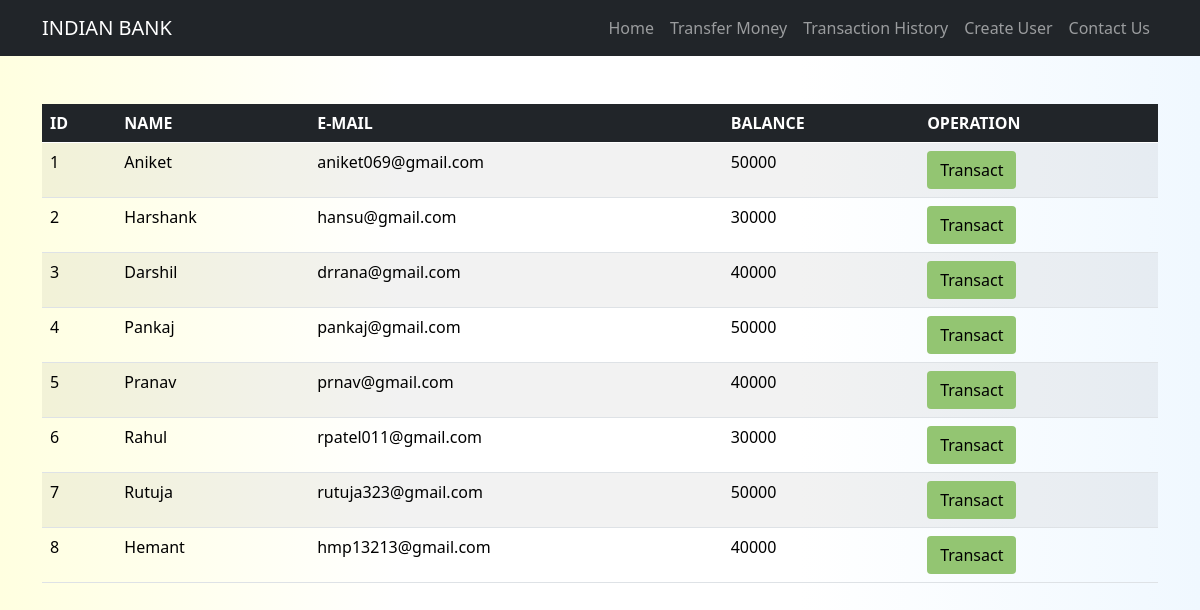
Screenshot of /transferMoney.php with the database file from the repository.
### tables this page shows
CREATE TABLE `users` (
  `id` int(3) NOT NULL,
  `name` text NOT NULL,
  `email` varchar(30) NOT NULL,
  `balance` int(8) NOT NULL
);

### transferMoney.php (the view, shortened to what this page needs)
<?php
  include 'navBar.php';
?>
<?php
    include 'Config.php';
    $sql = "SELECT * FROM users";
    $result = mysqli_query($conn,$sql);
?>
<link rel="stylesheet" type="text/css" href="//cdn.datatables.net/1.10.12/css/jquery.dataTables.min.css" />
<div class= "container">
<table id = "transfermoney" class="table  table-striped">
    <thead class="table-dark">
      <tr>
        <th scope="col">ID</th>
        <th scope="col">NAME</th>
        <th scope="col">E-MAIL</th>
        <th scope="col">BALANCE</th>
        <th scope="col">OPERATION</th>
      </tr>
    </thead>
    <tbody>
                <?php
                    while($rows=mysqli_fetch_assoc($result)){
                ?>
                    <tr style="color : black;">
                        <td class="py-2"><?php echo $rows['id'] ?></td>
                        <td class="py-2"><?php echo $rows['name']?></td>
                        <td class="py-2"><?php echo $rows['email']?></td>
                        <td class="py-2"><?php echo $rows['balance']?></td>
                        <td><a href="selecteduserdetail.php?id= <?php echo $rows['id'] ;?>"> <button type="button" class="btn">Transact</button></a></td>
                    </tr>
                <?php
                    }
                ?>
      </tbody>
</table>
</div>

### navBar.php (shortened to what this page needs)
<link href="https://cdn.jsdelivr.net/npm/bootstrap@5.0.1/dist/css/bootstrap.min.css" rel="stylesheet">
<body>
<nav id="navbar_top" class="navbar navbar-expand-lg navbar-dark bg-dark">
 <div class="container">
 	 <a class="navbar-brand" href="#">INDIAN BANK</a>
  <div class="collapse navbar-collapse" id="main_nav">
	<ul class="navbar-nav ms-auto">
    <li class="nav-item"><a class="nav-link" href="home.php"> Home </a></li>
		<li class="nav-item"><a class="nav-link" href="transferMoney.php"> Transfer Money </a></li>
    <li class="nav-item"><a class="nav-link" href="transactionhistory.php"> Transaction History</a></li>
		<li class="nav-item"><a class="nav-link" href="createUser.php"> Create User </a></li>
    <li class="nav-item"><a class="nav-link" href="contactUs.php"> Contact Us </a></li>
	</ul>
  </div>
 </div>
</nav>
</body>

### navBar.php (style rules this page uses)
body { background-color: #0D6EFD; background-image: linear-gradient( to left, #F0F8FF, #fff, rgb(255, 255, 255), #FFFFE0 ); }

### transferMoney.php (style rules this page uses)
.btn { background: #93C572; color:#000; }

### rows the page displays
users: id "1", name "Aniket", email "aniket069@gmail.com", balance "50000"
users: id "2", name "Harshank", email "hansu@gmail.com", balance "30000"
users: id "3", name "Darshil", email "drrana@gmail.com", balance "40000"
users: id "4", name "Pankaj", email "pankaj@gmail.com", balance "50000"
users: id "5", name "Pranav", email "prnav@gmail.com", balance "40000"
users: id "6", name "Rahul", email "rpatel011@gmail.com", balance "30000"
users: id "7", name "Rutuja", email "rutuja323@gmail.com", balance "50000"
users: id "8", name "Hemant", email "hmp13213@gmail.com", balance "40000"
